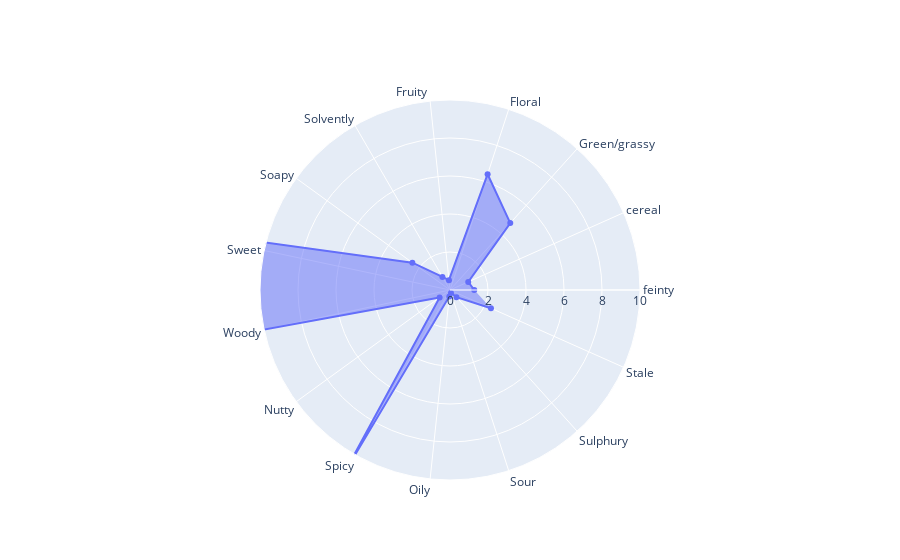

Notebook cell for this chart:
### Code cell
import plotly.graph_objects as go

fig = go.Figure(data=go.Scatterpolar(
  r=(np.array(final_OSA.sum()*10)),
  theta=list(final_OSA.columns),
  fill='toself'
))

fig.update_layout(
  polar=dict(
    radialaxis=dict(
      visible=True,
       range=[0, 10]
    ),
  ),
  showlegend=False
)

fig.show()

### Figure 1 — Plotly figure (JSON) as saved in the notebook; plotly's stock layout.template omitted (floating-point values rounded to 4 significant figures)
{"data": [{"fill": "toself", "r": [1.278, 1.05, 4.74, 6.408, 0.5223, 0.797, 2.449, 15.84, 10.12, 0.6759, 11.19, 0.3381, 0.1655, 0.5068, 2.36], "theta": ["feinty", "cereal", "Green/grassy", "Floral", "Fruity ", "Solvently", "Soapy", "Sweet", "Woody", "Nutty", "Spicy", "Oily", "Sour", "Sulphury", "Stale"], "type": "scatterpolar"}], "layout": {"polar": {"radialaxis": {"range": [0, 10], "visible": true}}, "showlegend": false}}
